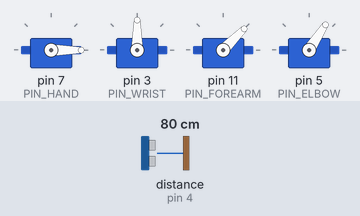
This sketch was run on a simulated Arduino Uno, built with avr-gcc and run on an emulated ATmega328P. On the bench: 4 × servo. Wiring (inferred from the names in the program): ultrasonic range finder: trigger pin 2; echo pin 4. Inputs (shaded band) come from the test bench; at power-on: distance to the obstacle (sensor on pin 4) 80 cm. The echo pulse lasts 58.3 µs per cm; what the sketch prints to the serial monitor is not drawn.

Above: at 2.4 s.
2.5 s: distance to the obstacle (sensor on pin 4) set to 18 cm
At 5.1 s:
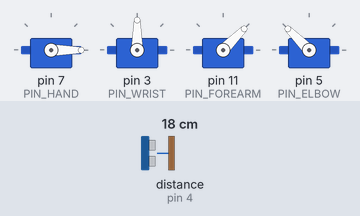
5.5 s: distance to the obstacle (sensor on pin 4) set to 14 cm
At 6.68 s:
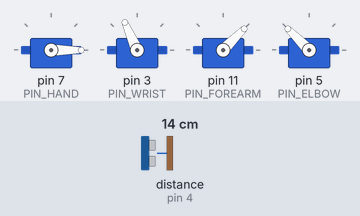
At 10.0 s:
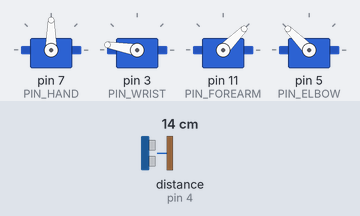
Timing chart, 0 to 23.5 s (numbered marks = the images above; inputs shaded):
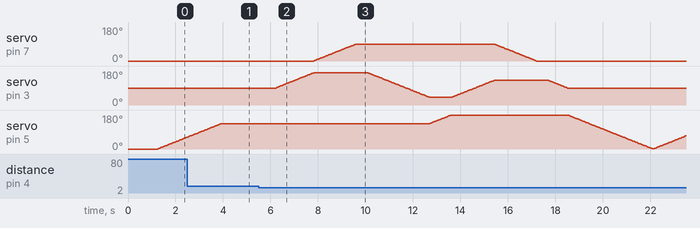

Measured:
- the behaviour switches between 16 and 15 cm on distance to the obstacle (sensor on pin 4) (found by bisection; images 1 and 2)
- after the input at 5.5 s, servo on pin 7 (PIN_HAND): rises from 0° to 90° in 1.8 s, then falls to 0° in 7.6 s

The sketch:

v3_pick_and_place.ino
```cpp
/*
 * 4-Axis Robotic Arm — Autonomous Pick & Place (v3)
 * Board: Arduino Uno
 * Power: 9V barrel jack (Arduino), 6V separate supply (servos, shared GND)
 *
 * Wiring:
 *   Hand servo → pin 7     Sensor TRIG → pin 2
 *   Wrist servo → pin 3    Sensor ECHO → pin 4
 *   Forearm servo → pin 11
 *   Elbow servo → pin 5
 *
 * Sensor mounted on gripper — wrist must be horizontal during scan.
 * Grip fix: hand servo holds torque from CLOSE_GRIP through DROP.
 */

#include <Servo.h>

enum State : uint8_t;

#define PIN_HAND    7
#define PIN_WRIST   3
#define PIN_FOREARM 11
#define PIN_ELBOW   5
#define PIN_TRIG    2
#define PIN_ECHO    4

Servo servo_hand;
Servo servo_wrist;
Servo servo_forearm;
Servo servo_elbow;

// ── TUNING ───────────────────────────────────────────────
const int HAND_OPEN   = 0;
const int HAND_CLOSED = 90;

const int WRIST_SCAN  = 90;   // horizontal for scanning
const int WRIST_UP    = 40;   // carry position after grab
const int WRIST_DOWN  = 170;  // reach down to ball
const int WRIST_DROP  = 130;  // over cup

const int FOREARM_POS = 45;

const int SCAN_START  = 0;
const int SCAN_END    = 135;
const int DROP_POS    = 180;

const float DETECT_MIN_CM = 2.0;
const float DETECT_MAX_CM = 15.0;
const int   CONFIRM_NEEDED = 3;
const unsigned long PING_DELAY_MS = 80;

const unsigned long STEP_MS    = 20;
const unsigned long SETTLE_MS  = 500;
const unsigned long TIMEOUT_MS = 12000;

// ── JOINT ────────────────────────────────────────────────

struct Joint {
  Servo*  servo;
  int     pin;
  int     current;
  int     target;
  bool    attached;
  bool    moving;
  bool    holdAttached;
};

Joint jHand    = { &servo_hand,    PIN_HAND,    HAND_OPEN,   HAND_OPEN,   false, false, false };
Joint jWrist   = { &servo_wrist,   PIN_WRIST,   WRIST_SCAN,  WRIST_SCAN,  false, false, false };
Joint jForearm = { &servo_forearm, PIN_FOREARM, FOREARM_POS, FOREARM_POS, false, false, false };
Joint jElbow   = { &servo_elbow,   PIN_ELBOW,   SCAN_START,  SCAN_START,  false, false, false };

void jointMoveTo(Joint &j, int angle) {
  j.target = constrain(angle, 0, 180);
  if (j.target == j.current) return;
  if (!j.attached) {
    j.servo->attach(j.pin);
    j.attached = true;
  }
  j.servo->write(j.current);
  j.moving = true;
}

void jointHold(Joint &j) {
  if (!j.attached) {
    j.servo->attach(j.pin);
    j.attached = true;
  }
  j.servo->write(j.current);
  j.holdAttached = true;
}

void jointRelease(Joint &j) {
  j.holdAttached = false;
}

void jointStep(Joint &j) {
  if (!j.moving) return;
  if (j.current < j.target)      j.current++;
  else if (j.current > j.target) j.current--;
  j.servo->write(j.current);
  if (j.current == j.target) {
    j.moving = false;
    if (!j.holdAttached) {
      j.servo->detach();
      j.attached = false;
    }
  }
}

bool jointDone(const Joint &j) {
  return !j.moving;
}

unsigned long lastStepMs = 0;

void tickAllJoints() {
  jointStep(jHand);
  jointStep(jWrist);
  jointStep(jForearm);
  jointStep(jElbow);
}

// ── SENSOR ───────────────────────────────────────────────

float singlePing() {
  digitalWrite(PIN_TRIG, LOW);
  delayMicroseconds(2);
  digitalWrite(PIN_TRIG, HIGH);
  delayMicroseconds(10);
  digitalWrite(PIN_TRIG, LOW);

  unsigned long dur = pulseIn(PIN_ECHO, HIGH, 30000);
  if (dur == 0) return 999.0;
  return (dur * 0.0343) / 2.0;
}

float getDistance() {
  float a = singlePing();
  delayMicroseconds(500);
  float b = singlePing();
  delayMicroseconds(500);
  float c = singlePing();

  if (a > b) { float t = a; a = b; b = t; }
  if (b > c) { float t = b; b = c; c = t; }
  if (a > b) { float t = a; a = b; b = t; }
  return b;
}

// ── FSM ──────────────────────────────────────────────────

enum State : uint8_t {
  STATE_SCAN,
  STATE_DWELL,
  STATE_OPEN_GRIP,
  STATE_LOWER_WRIST,
  STATE_CLOSE_GRIP,
  STATE_LIFT,
  STATE_TRANSFER,
  STATE_DROP,
  STATE_RESET
};

State state = STATE_SCAN;
unsigned long stateStart   = 0;
unsigned long settleStart  = 0;
unsigned long lastPingMs   = 0;
bool          settling     = false;
int           confirmCount = 0;
bool          scanToEnd    = true;

void enterState(State s) {
  state      = s;
  stateStart = millis();
  settling   = false;
  Serial.print(">> ");
  switch (s) {
    case STATE_SCAN:        Serial.println("SCAN");        break;
    case STATE_DWELL:       Serial.println("DWELL");       break;
    case STATE_OPEN_GRIP:   Serial.println("OPEN GRIP");   break;
    case STATE_LOWER_WRIST: Serial.println("LOWER WRIST"); break;
    case STATE_CLOSE_GRIP:  Serial.println("CLOSE GRIP");  break;
    case STATE_LIFT:        Serial.println("LIFT");        break;
    case STATE_TRANSFER:    Serial.println("TRANSFER");    break;
    case STATE_DROP:        Serial.println("DROP");        break;
    case STATE_RESET:       Serial.println("RESET");       break;
  }
}

bool timedOut() {
  return (millis() - stateStart > TIMEOUT_MS);
}

// ── SETUP ────────────────────────────────────────────────

void setup() {
  Serial.begin(9600);
  pinMode(PIN_TRIG, OUTPUT);
  pinMode(PIN_ECHO, INPUT);

  servo_hand.attach(PIN_HAND);
  servo_hand.write(HAND_OPEN);
  delay(300);
  servo_hand.detach();

  servo_wrist.attach(PIN_WRIST);
  servo_wrist.write(WRIST_SCAN);
  delay(300);
  servo_wrist.detach();

  servo_forearm.attach(PIN_FOREARM);
  servo_forearm.write(FOREARM_POS);
  delay(300);
  servo_forearm.detach();

  servo_elbow.attach(PIN_ELBOW);
  servo_elbow.write(SCAN_START);
  delay(300);
  servo_elbow.detach();

  Serial.println("=== Robotic Arm — Autonomous v3 ===");
  Serial.println("Sensor on hand — wrist horizontal for scan.");
  Serial.println("Scanning...");
  Serial.println();

  jointMoveTo(jElbow, SCAN_END);
  scanToEnd = true;
  enterState(STATE_SCAN);
}

// ── LOOP ─────────────────────────────────────────────────

void loop() {
  unsigned long now = millis();

  if (now - lastStepMs >= STEP_MS) {
    lastStepMs = now;
    tickAllJoints();
  }

  switch (state) {

    case STATE_SCAN:
      if (jWrist.current != WRIST_SCAN) {
        jointMoveTo(jWrist, WRIST_SCAN);
      }
      if (jointDone(jElbow)) {
        confirmCount = 0;
        lastPingMs = 0;
        enterState(STATE_DWELL);
      }
      break;

    case STATE_DWELL: {
      if (now - lastPingMs >= PING_DELAY_MS) {
        lastPingMs = now;

        float d = getDistance();
        Serial.print("  dist: ");
        Serial.print(d);
        Serial.print(" cm  [");
        Serial.print(confirmCount);
        Serial.print("/");
        Serial.print(CONFIRM_NEEDED);
        Serial.println("]");

        if (d > DETECT_MIN_CM && d < DETECT_MAX_CM) {
          confirmCount++;
          if (confirmCount >= CONFIRM_NEEDED) {
            Serial.print("*** CONFIRMED at ");
            Serial.print(d);
            Serial.println(" cm ***");
            enterState(STATE_OPEN_GRIP);
          }
        } else {
          confirmCount = 0;
        }
      }

      if (timedOut()) {
        if (scanToEnd) {
          jointMoveTo(jElbow, SCAN_START);
          scanToEnd = false;
        } else {
          jointMoveTo(jElbow, SCAN_END);
          scanToEnd = true;
        }
        enterState(STATE_SCAN);
      }
      break;
    }

    case STATE_OPEN_GRIP:
      jointMoveTo(jHand, HAND_OPEN);
      if (jointDone(jHand)) {
        if (!settling) {
          settling = true;
          settleStart = now;
        } else if (now - settleStart >= SETTLE_MS) {
          enterState(STATE_LOWER_WRIST);
        }
      }
      if (timedOut()) enterState(STATE_RESET);
      break;

    case STATE_LOWER_WRIST:
      jointMoveTo(jWrist, WRIST_DOWN);
      if (jointDone(jWrist)) {
        enterState(STATE_CLOSE_GRIP);
      }
      if (timedOut()) enterState(STATE_RESET);
      break;

    case STATE_CLOSE_GRIP:
      jointMoveTo(jHand, HAND_CLOSED);
      if (jointDone(jHand)) {
        jointHold(jHand);
        if (!settling) {
          settling = true;
          settleStart = now;
        } else if (now - settleStart >= SETTLE_MS) {
          Serial.println("  (grip holding — servo stays powered)");
          enterState(STATE_LIFT);
        }
      }
      if (timedOut()) enterState(STATE_RESET);
      break;

    case STATE_LIFT:
      jointMoveTo(jWrist, WRIST_UP);
      if (jointDone(jWrist)) {
        enterState(STATE_TRANSFER);
      }
      if (timedOut()) enterState(STATE_RESET);
      break;

    case STATE_TRANSFER:
      jointMoveTo(jElbow, DROP_POS);
      if (jointDone(jElbow)) {
        jointMoveTo(jWrist, WRIST_DROP);
      }
      if (jointDone(jElbow) && jointDone(jWrist)) {
        enterState(STATE_DROP);
      }
      if (timedOut()) enterState(STATE_RESET);
      break;

    case STATE_DROP:
      jointRelease(jHand);
      jointMoveTo(jHand, HAND_OPEN);
      if (jointDone(jHand)) {
        if (!settling) {
          settling = true;
          settleStart = now;
        } else if (now - settleStart >= SETTLE_MS) {
          enterState(STATE_RESET);
        }
      }
      if (timedOut()) enterState(STATE_RESET);
      break;

    case STATE_RESET:
      jointRelease(jHand);
      jointMoveTo(jWrist, WRIST_SCAN);
      if (jointDone(jWrist)) {
        jointMoveTo(jElbow, SCAN_START);
      }
      if (jointDone(jWrist) && jointDone(jElbow)) {
        jointMoveTo(jHand, HAND_OPEN);
      }
      if (jointDone(jWrist) && jointDone(jElbow) && jointDone(jHand)) {
        confirmCount = 0;
        scanToEnd = true;
        jointMoveTo(jElbow, SCAN_END);
        Serial.println("Reset — scanning.");
        Serial.println();
        enterState(STATE_SCAN);
      }
      if (timedOut()) {
        jointRelease(jHand);
        servo_hand.attach(PIN_HAND);
        servo_hand.write(HAND_OPEN);
        servo_wrist.attach(PIN_WRIST);
        servo_wrist.write(WRIST_SCAN);
        servo_elbow.attach(PIN_ELBOW);
        servo_elbow.write(SCAN_START);
        delay(500);
        servo_hand.detach();
        servo_wrist.detach();
        servo_elbow.detach();

        jHand.current  = HAND_OPEN;    jHand.moving  = false; jHand.attached  = false; jHand.holdAttached = false;
        jWrist.current = WRIST_SCAN;   jWrist.moving = false; jWrist.attached = false;
        jElbow.current = SCAN_START;   jElbow.moving = false; jElbow.attached = false;

        confirmCount = 0;
        scanToEnd = true;
        jointMoveTo(jElbow, SCAN_END);
        enterState(STATE_SCAN);
      }
      break;
  }
}
```
